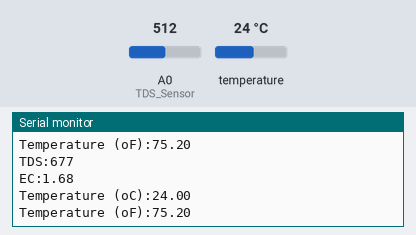
A sketch run on a simulated ESP8266 (NodeMCU). Parts: the last lines printed to the serial monitor. Wiring (inferred from the names in the program): DS18B20 sensor: data D5. Inputs (shaded band) come from the test bench; at power-on: A0 (TDS_Sensor) = 512, temperature 24 °C.

Above: at 8.0 s.
8.1 s: A0 (TDS_Sensor) set to 487
At 9.0 s:
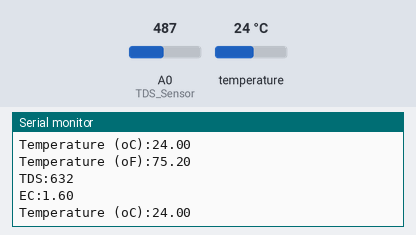
14.1 s: A0 (TDS_Sensor) set to 866
At 14.6 s:
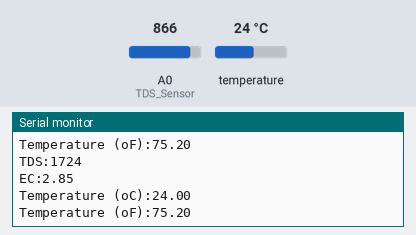
17.1 s: A0 (TDS_Sensor) set to 903
At 17.7 s:
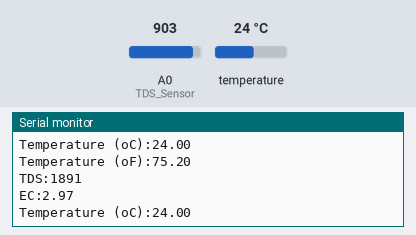
Timing chart, 0 to 20.1 s (numbered marks = the images above; inputs shaded):
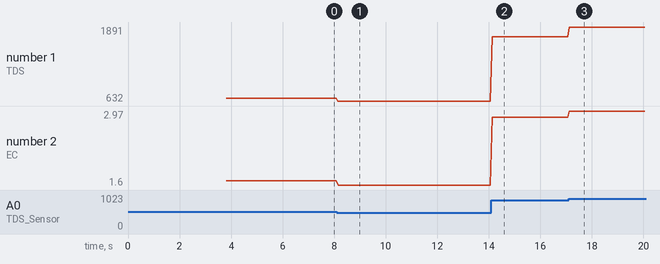

The sketch:

TDS_NodeMCU_New_Blynk2.ino
```cpp
/*
 * This program is property of SME Dehradun. for any query related to this program, contact us at www.smedehradn.com
 * if your want any soluiton related for any IoT Customized Boards and Sensor to www.nuttyengineer.com
 * Don't delete any library attached with this program. It's support the functions used in main program.
 */

// // Fill-in information from your Blynk Template here.
#define BLYNK_TEMPLATE_ID "write your Blynk template ID here"
#define BLYNK_DEVICE_NAME "Write your B Device ID here"

#define BLYNK_FIRMWARE_VERSION "0.1.0"
#define BLYNK_PRINT Serial
#define USE_NODE_MCU_BOARD
#include "BlynkEdgent.h"

int DSPIN = D5; // Dallas Temperature Sensor
int TDS_Sensor = A0;
float Aref = 3.3;

float ec_Val = 0;
unsigned int tds_value = 0;
float ecCal = 1;
//BlynkTimer timer;

void sendSensor()
{
  double wTemp = TempRead()* 0.0625;  // conversion accuracy is 0.0625 / LSB
  float V_level= Aref / 1024.0;
  float rawEc = analogRead(TDS_Sensor) * V_level;  // Raw  data of EC
  float T_Cof = 1.0 + 0.02 * (wTemp - 25.0);  // Temperature Coefficient

  ec_Val = (rawEc / T_Cof) * ecCal;// temperature and calibration compensation
  tds_value = (133.42 * pow(ec_Val, 3) - 255.86 * ec_Val * ec_Val + 857.39 * ec_Val) * 0.5;
  double Far= (((wTemp *9)/5) + 32); // Temp in Far*

  Serial.print("TDS:"); Serial.println(tds_value);
  Serial.print("EC:"); Serial.println(ec_Val, 2);
  Serial.print("Temperature (oC):"); Serial.println(wTemp,2);
  Serial.print("Temperature (oF):"); Serial.println(Far,2);
  Serial.print("");

  Blynk.virtualWrite(V0, wTemp);
  Blynk.virtualWrite(V1, Far);
  Blynk.virtualWrite(V2, tds_value);
  Blynk.virtualWrite(V3, ec_Val);
}
void setup()
{
  Serial.begin(9600); // Dubugging on hardware Serial 0
  BlynkEdgent.begin();
  delay(2000);
}

void loop()
{
  BlynkEdgent.run();
  sendSensor();
}
```

TD_DS_Library.ino
```cpp
/*
 * This Library is property of SME Dehradun. for any query related to this program, contact us at www.smedehradn.com
 * if your want any soluiton related for any IoT Customized Boards and Sensor to www.nuttyengineer.com
 */

boolean DS18B20_Init()
{
  pinMode(DSPIN, OUTPUT);
  digitalWrite(DSPIN, HIGH);
  delayMicroseconds(5);
  digitalWrite(DSPIN, LOW);
  delayMicroseconds(750);//480-960
  digitalWrite(DSPIN, HIGH);
  pinMode(DSPIN, INPUT);
  int t = 0;
  while(digitalRead(DSPIN))
  {
    t++;
    if(t > 60) return false;
    delayMicroseconds(1);
  }
  t = 480 - t;
  pinMode(DSPIN, OUTPUT);
  delayMicroseconds(t);
  digitalWrite(DSPIN, HIGH);
  return true;
}

void DS18B20_Write(byte data)
{
  pinMode(DSPIN, OUTPUT);
  for(int i=0; i<8; i++)
  {
    digitalWrite(DSPIN, LOW);
    delayMicroseconds(10);
    if(data & 1) digitalWrite(DSPIN, HIGH);
    else digitalWrite(DSPIN, LOW);
    data >>= 1;
    delayMicroseconds(50);
    digitalWrite(DSPIN, HIGH);
  }
}

byte DS18B20_Read()
{
  pinMode(DSPIN, OUTPUT);
  digitalWrite(DSPIN, HIGH);
  delayMicroseconds(2);
  byte data = 0;
  for(int i=0; i<8; i++)
  {
    digitalWrite(DSPIN, LOW);
    delayMicroseconds(1);
    digitalWrite(DSPIN, HIGH);
    pinMode(DSPIN, INPUT);
    delayMicroseconds(5);
    data >>= 1;
    if(digitalRead(DSPIN)) data |= 0x80;
    delayMicroseconds(55);
    pinMode(DSPIN, OUTPUT);
    digitalWrite(DSPIN, HIGH);
  }
  return data;
}

int TempRead()
{
  if(!DS18B20_Init()) return 0;
   DS18B20_Write (0xCC); // Send skip ROM command
   DS18B20_Write (0x44); // Send reading start conversion command
  if(!DS18B20_Init()) return 0;
   DS18B20_Write (0xCC); // Send skip ROM command
   DS18B20_Write (0xBE); // Read the register, a total of nine bytes, the first two bytes are the conversion value
   int waterTemp = DS18B20_Read (); // Low byte
   waterTemp |= DS18B20_Read () << 8; // High byte
  return waterTemp;
}
```

Measured:
- the behaviour switches between 496 and 495 on A0 (TDS_Sensor) (found by bisection; images 0 and 1)
- the behaviour switches between 884 and 885 on A0 (TDS_Sensor) (found by bisection; images 2 and 3)
- after the input at 8.1 s, the serial monitor: prints a new line after 0.05 s (image 1)
- after the input at 14.1 s, the serial monitor: prints a new line at once (image 2)
- after the input at 17.1 s, the serial monitor: prints a new line at once (image 3)
- plotted number 1: 677 → 632 after the input at 8.1 s, 632 → 1724 after the input at 14.1 s, 1724 → 1891 after the input at 17.1 s
- plotted number 2: 1.68 → 1.6 after the input at 8.1 s, 1.6 → 2.85 after the input at 14.1 s, 2.85 → 2.97 after the input at 17.1 s
